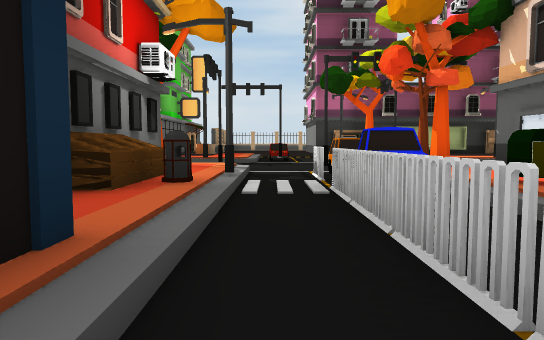
view 1 (above)

24 first-person views from a walk through a 3-D level made in the Unity game engine. The camera is 1.3 m above the floor, tilts 4° down and sees 70° across. The floor is counted in squares, 2 m on a side. Each view is taken from the middle of a square. On the plan, view 1 faces up. The plan holds only what a view shows up to about 11 squares ahead; the rest is blank. The place goes on beyond the plan.

view 2
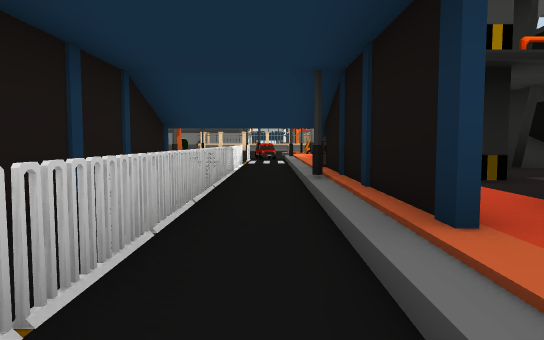

view 3
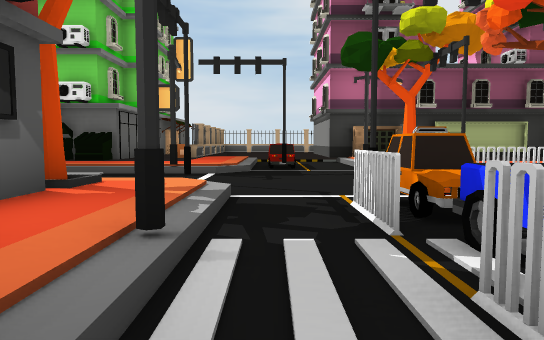

view 4
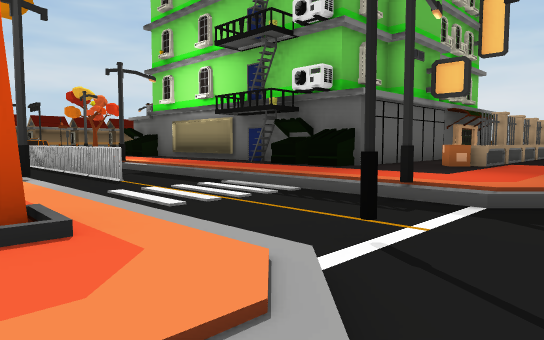

view 5
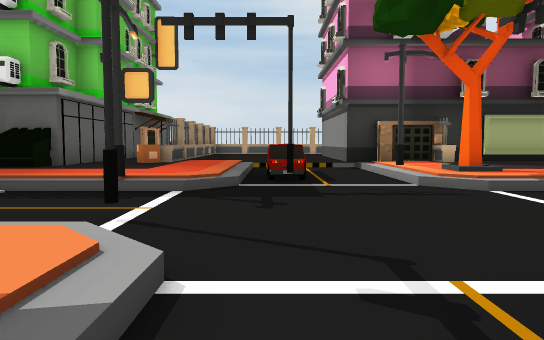

view 6
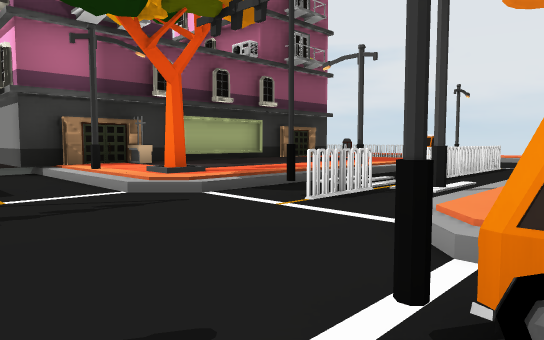

view 7
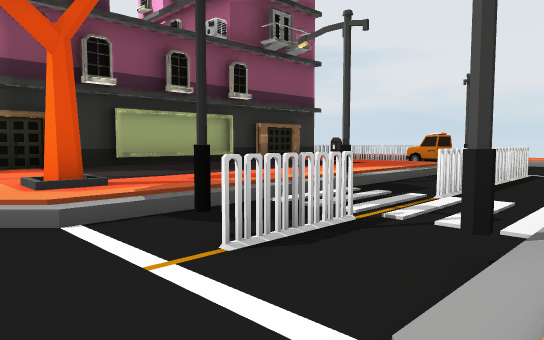

view 8
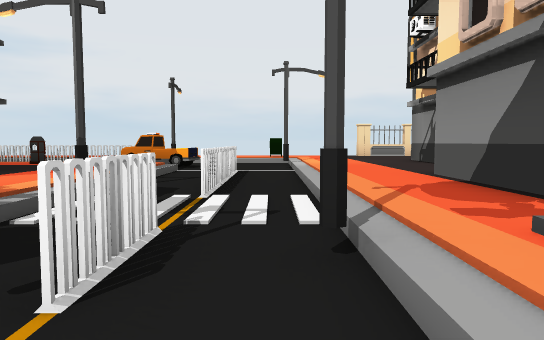

view 9
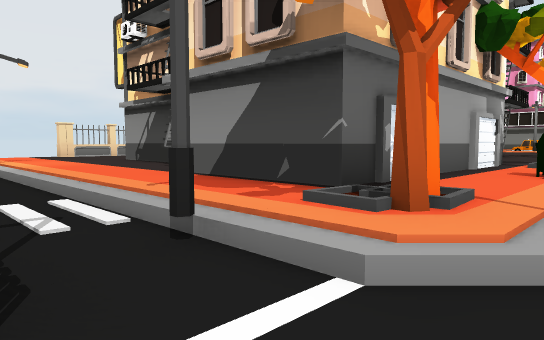

view 10
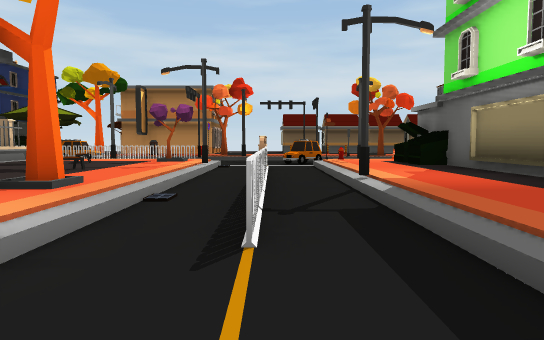

view 11
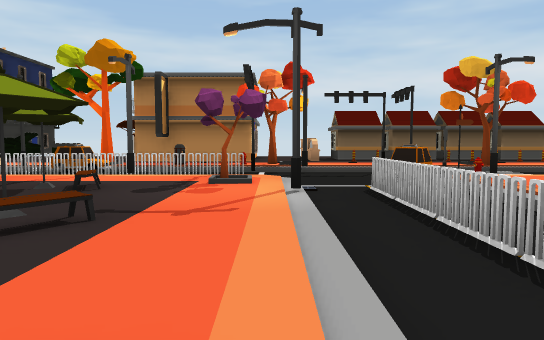

view 12
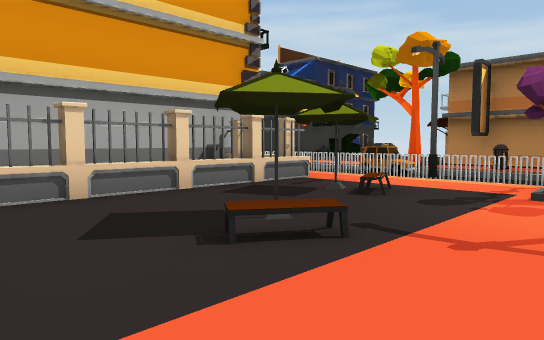

view 13
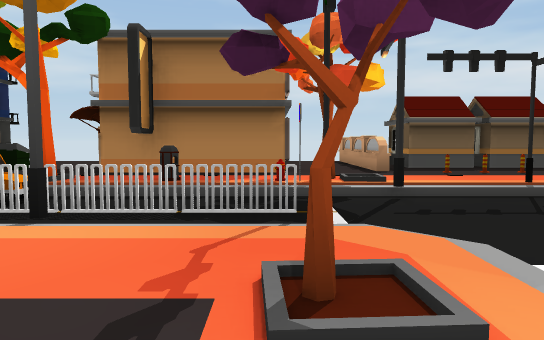

view 14
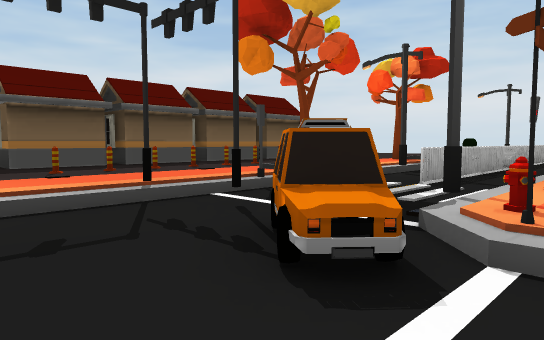

view 15
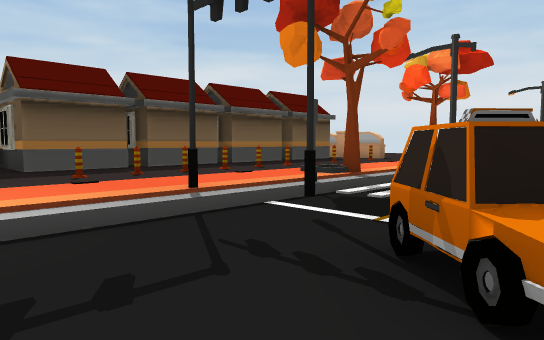

view 16
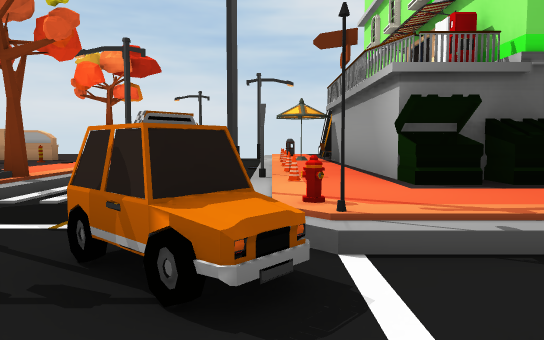

view 17
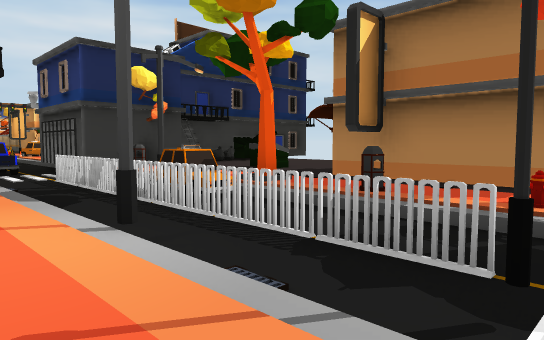

view 18
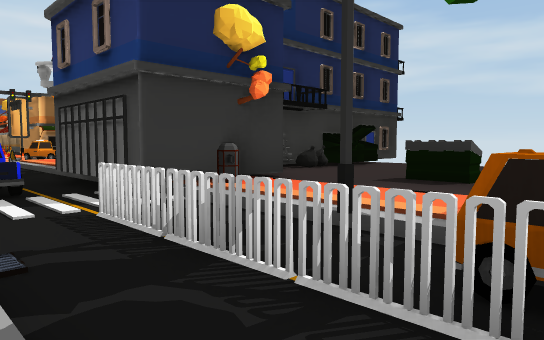

view 19
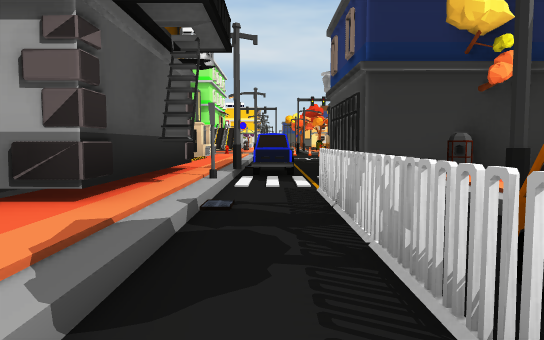

view 20
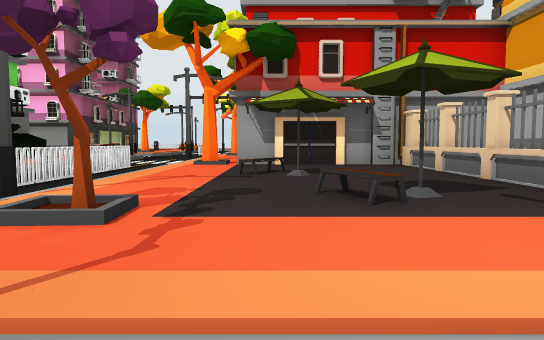

view 21
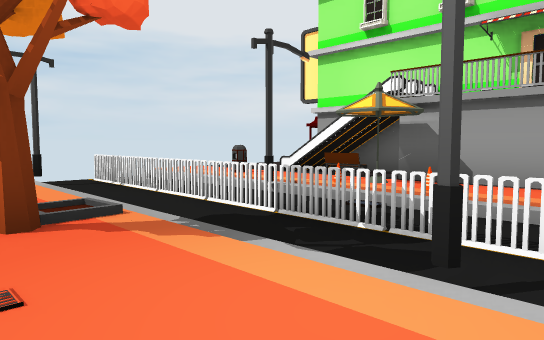

view 22
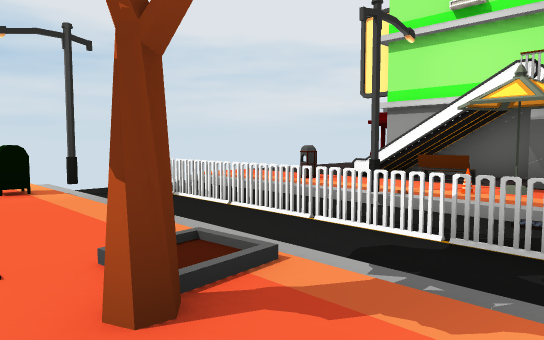

view 23
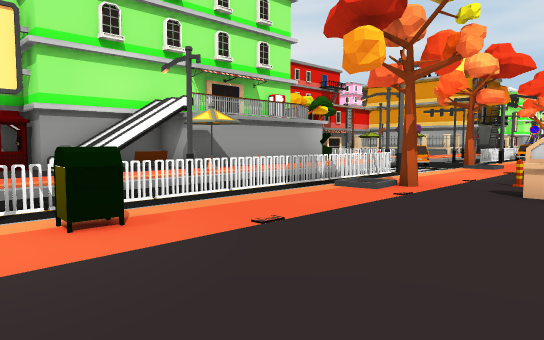

view 24
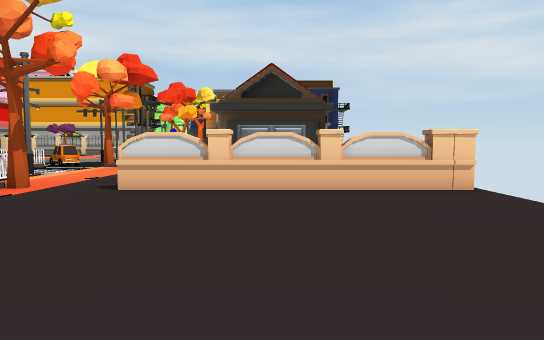

### Floor plan
Key: @ floor where view 1 was taken; # wall or solid block; . main floor; - floor 0.25 m lower than the main floor; / step, stairs or slope; = window, fence, low wall or low ledge; ^ raised ledge; O other object.
Columns run from 27 left of view 1 to 14 right of it. Each row starts with its distance up from view 1.
 26    .....OO-...
 25   .....O/O-.....
 24  ......./O-.O..O
 23  ......./O-../##
 22  ......./O-O.O#
 21 O......//O-O.##
 20 OOOOOO.O/O-.O##
 19     #O../O-O.#           #
 18    ##O..OO-O.#           /   O
 17    O#.../O-..#         ..=.--#########
 16    ##O../O-O.##        .O..---.........
 15    O#O.O/--O.O#########....O--O.......O
 14    ##O..#--O...............O--OO.......
 13    O#OO./#-OO..............---/...O....OO
 12    ##O..#-OO/////O///////O/---/////////O
 11    ...../---OOOOOOOOO----------O--OOOO---
 10    OOO./O-----------------#----O-------O-
  9    ....O/-#/.O.......O..../---............
  8      #.O/O-.O.....OO..  OO.-OOOO..........
  7      #../O-.....O..#     ..-O/OO#  .......
  6      #.O/O-O.O.....#     .O-OO..     ###.
  5      #O./O-........#     OO-OO..
  4      ..OOO-..^##^^##     O.-O-O.
  3     ..../O-..     O#     ..-O-..
  2     .O..OO-.########     ..-O-OO
  1     .O../O-.#            .#-O# .
  0   ....../O-O#           ..#@O# ..
 -1   ....#O#--##          .# #-O# ..
 -2   ^##. O#--O       O   .  O-O#  O
 -3   ###   #-O..      O O.O  #-O#
 -4         #-O..          O  O-##

Where each view was taken, in squares from view 1:
view 1: 0 up, 0 right, facing up
view 2: 4 up, 0 right, facing down
view 3: 4 up, 0 right, facing up
view 4: 8 up, 0 right, facing up-left
view 5: 7 up, 0 right, facing up
view 6: 8 up, 0 right, facing up-right
view 7: 9 up, 2 right, facing up-right
view 8: 10 up, 2 right, facing right
view 9: 11 up, 2 right, facing down-right
view 10: 11 up, 4 left, facing left
view 11: 9 up, 8 left, facing left
view 12: 9 up, 9 left, facing down-left
view 13: 8 up, 13 left, facing left
view 14: 10 up, 15 left, facing up-left
view 15: 10 up, 16 left, facing up-left
view 16: 10 up, 16 left, facing up
view 17: 9 up, 15 left, facing down-left
view 18: 4 up, 16 left, facing down-left
view 19: 5 up, 17 left, facing down
view 20: 7 up, 17 left, facing right
view 21: 17 up, 21 left, facing up-right
view 22: 19 up, 21 left, facing up-right
view 23: 26 up, 23 left, facing down-right
view 24: 26 up, 24 left, facing down
